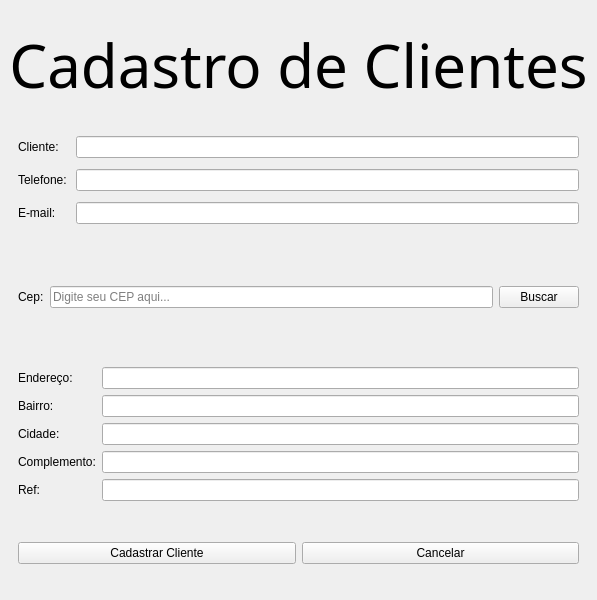
<?xml version="1.0" encoding="UTF-8"?>
<ui version="4.0">
 <class>MainWindow</class>
 <widget class="QMainWindow" name="MainWindow">
  <property name="geometry">
   <rect>
    <x>0</x>
    <y>0</y>
    <width>456</width>
    <height>600</height>
   </rect>
  </property>
  <property name="windowTitle">
   <string>CADASTRAR CLIENTES</string>
  </property>
  <property name="styleSheet">
   <string notr="true">QFrame {
	background-color: transparent;
	border: transparent;
}</string>
  </property>
  <widget class="QWidget" name="centralwidget">
   <layout class="QVBoxLayout" name="verticalLayout">
    <item>
     <widget class="QLabel" name="label">
      <property name="font">
       <font>
        <family>Monotype Corsiva</family>
        <pointsize>45</pointsize>
       </font>
      </property>
      <property name="text">
       <string>Cadastro de Clientes</string>
      </property>
      <property name="alignment">
       <set>Qt::AlignmentFlag::AlignCenter</set>
      </property>
     </widget>
    </item>
    <item>
     <widget class="QFrame" name="frame_2">
      <property name="palette">
       <palette>
        <active>
         <colorrole role="Button">
          <brush brushstyle="SolidPattern">
           <color alpha="0">
            <red>0</red>
            <green>0</green>
            <blue>0</blue>
           </color>
          </brush>
         </colorrole>
         <colorrole role="Midlight">
          <brush brushstyle="SolidPattern">
           <color alpha="255">
            <red>255</red>
            <green>255</green>
            <blue>255</blue>
           </color>
          </brush>
         </colorrole>
         <colorrole role="Base">
          <brush brushstyle="SolidPattern">
           <color alpha="0">
            <red>0</red>
            <green>0</green>
            <blue>0</blue>
           </color>
          </brush>
         </colorrole>
         <colorrole role="Window">
          <brush brushstyle="SolidPattern">
           <color alpha="0">
            <red>0</red>
            <green>0</green>
            <blue>0</blue>
           </color>
          </brush>
         </colorrole>
        </active>
        <inactive>
         <colorrole role="Button">
          <brush brushstyle="SolidPattern">
           <color alpha="0">
            <red>0</red>
            <green>0</green>
            <blue>0</blue>
           </color>
          </brush>
         </colorrole>
         <colorrole role="Base">
          <brush brushstyle="SolidPattern">
           <color alpha="0">
            <red>0</red>
            <green>0</green>
            <blue>0</blue>
           </color>
          </brush>
         </colorrole>
         <colorrole role="Window">
          <brush brushstyle="SolidPattern">
           <color alpha="0">
            <red>0</red>
            <green>0</green>
            <blue>0</blue>
           </color>
          </brush>
         </colorrole>
        </inactive>
        <disabled>
         <colorrole role="Button">
          <brush brushstyle="SolidPattern">
           <color alpha="0">
            <red>0</red>
            <green>0</green>
            <blue>0</blue>
           </color>
          </brush>
         </colorrole>
         <colorrole role="Base">
          <brush brushstyle="SolidPattern">
           <color alpha="0">
            <red>0</red>
            <green>0</green>
            <blue>0</blue>
           </color>
          </brush>
         </colorrole>
         <colorrole role="Window">
          <brush brushstyle="SolidPattern">
           <color alpha="0">
            <red>0</red>
            <green>0</green>
            <blue>0</blue>
           </color>
          </brush>
         </colorrole>
        </disabled>
       </palette>
      </property>
      <property name="styleSheet">
       <string notr="true"/>
      </property>
      <property name="frameShape">
       <enum>QFrame::Shape::StyledPanel</enum>
      </property>
      <property name="frameShadow">
       <enum>QFrame::Shadow::Raised</enum>
      </property>
      <layout class="QGridLayout" name="gridLayout_2">
       <property name="leftMargin">
        <number>9</number>
       </property>
       <property name="topMargin">
        <number>9</number>
       </property>
       <property name="rightMargin">
        <number>9</number>
       </property>
       <property name="bottomMargin">
        <number>9</number>
       </property>
       <property name="spacing">
        <number>9</number>
       </property>
       <item row="0" column="0">
        <widget class="QLabel" name="label_nome">
         <property name="text">
          <string>Cliente:</string>
         </property>
        </widget>
       </item>
       <item row="1" column="0">
        <widget class="QLabel" name="label_telefone">
         <property name="text">
          <string>Telefone:</string>
         </property>
        </widget>
       </item>
       <item row="3" column="1">
        <widget class="QLineEdit" name="email_input">
         <property name="styleSheet">
          <string notr="true"/>
         </property>
        </widget>
       </item>
       <item row="3" column="0">
        <widget class="QLabel" name="label_email">
         <property name="text">
          <string>E-mail:</string>
         </property>
        </widget>
       </item>
       <item row="0" column="1">
        <widget class="QLineEdit" name="nome_input">
         <property name="styleSheet">
          <string notr="true"/>
         </property>
         <property name="cursorPosition">
          <number>0</number>
         </property>
        </widget>
       </item>
       <item row="1" column="1">
        <widget class="QLineEdit" name="telefone_input">
         <property name="styleSheet">
          <string notr="true"/>
         </property>
        </widget>
       </item>
      </layout>
     </widget>
    </item>
    <item>
     <widget class="QFrame" name="frame_3">
      <property name="sizePolicy">
       <sizepolicy hsizetype="Expanding" vsizetype="Preferred">
        <horstretch>0</horstretch>
        <verstretch>0</verstretch>
       </sizepolicy>
      </property>
      <property name="frameShape">
       <enum>QFrame::Shape::StyledPanel</enum>
      </property>
      <property name="frameShadow">
       <enum>QFrame::Shadow::Raised</enum>
      </property>
      <layout class="QHBoxLayout" name="horizontalLayout">
       <item>
        <widget class="QLabel" name="label_25">
         <property name="text">
          <string>Cep:</string>
         </property>
        </widget>
       </item>
       <item>
        <widget class="QLineEdit" name="cepinput">
         <property name="styleSheet">
          <string notr="true"/>
         </property>
         <property name="text">
          <string/>
         </property>
         <property name="placeholderText">
          <string>Digite seu CEP aqui...</string>
         </property>
        </widget>
       </item>
       <item>
        <widget class="QPushButton" name="btn_viacep">
         <property name="enabled">
          <bool>true</bool>
         </property>
         <property name="styleSheet">
          <string notr="true"/>
         </property>
         <property name="text">
          <string>Buscar</string>
         </property>
        </widget>
       </item>
      </layout>
     </widget>
    </item>
    <item>
     <widget class="QFrame" name="frame">
      <property name="styleSheet">
       <string notr="true"/>
      </property>
      <property name="frameShape">
       <enum>QFrame::Shape::StyledPanel</enum>
      </property>
      <property name="frameShadow">
       <enum>QFrame::Shadow::Raised</enum>
      </property>
      <layout class="QGridLayout" name="gridLayout_3">
       <property name="leftMargin">
        <number>9</number>
       </property>
       <item row="10" column="1">
        <widget class="QLineEdit" name="referencia_input"/>
       </item>
       <item row="9" column="1">
        <widget class="QLineEdit" name="complemento_input">
         <property name="styleSheet">
          <string notr="true"/>
         </property>
        </widget>
       </item>
       <item row="2" column="0">
        <widget class="QLabel" name="label_22">
         <property name="text">
          <string>Endereço:</string>
         </property>
        </widget>
       </item>
       <item row="7" column="0">
        <widget class="QLabel" name="label_30">
         <property name="text">
          <string>Cidade:</string>
         </property>
        </widget>
       </item>
       <item row="7" column="1">
        <widget class="QLineEdit" name="cidade_input">
         <property name="styleSheet">
          <string notr="true"/>
         </property>
        </widget>
       </item>
       <item row="6" column="0">
        <widget class="QLabel" name="label_27">
         <property name="text">
          <string>Bairro:</string>
         </property>
        </widget>
       </item>
       <item row="9" column="0">
        <widget class="QLabel" name="label_28">
         <property name="text">
          <string>Complemento:</string>
         </property>
        </widget>
       </item>
       <item row="6" column="1">
        <widget class="QLineEdit" name="bairro_input">
         <property name="styleSheet">
          <string notr="true"/>
         </property>
        </widget>
       </item>
       <item row="2" column="1">
        <widget class="QLineEdit" name="endereco_input">
         <property name="styleSheet">
          <string notr="true"/>
         </property>
        </widget>
       </item>
       <item row="10" column="0">
        <widget class="QLabel" name="label_29">
         <property name="text">
          <string>Ref:</string>
         </property>
        </widget>
       </item>
      </layout>
     </widget>
    </item>
    <item>
     <widget class="QWidget" name="widget_3" native="true">
      <property name="maximumSize">
       <size>
        <width>16777215</width>
        <height>75</height>
       </size>
      </property>
      <property name="styleSheet">
       <string notr="true"/>
      </property>
      <layout class="QHBoxLayout" name="horizontalLayout_2">
       <item>
        <widget class="QPushButton" name="cad_clientes">
         <property name="styleSheet">
          <string notr="true"/>
         </property>
         <property name="text">
          <string>Cadastrar Cliente</string>
         </property>
         <property name="icon">
          <iconset theme="QIcon::ThemeIcon::ContactNew"/>
         </property>
        </widget>
       </item>
       <item>
        <widget class="QPushButton" name="cancelar">
         <property name="styleSheet">
          <string notr="true"/>
         </property>
         <property name="text">
          <string>Cancelar</string>
         </property>
         <property name="icon">
          <iconset theme="QIcon::ThemeIcon::ApplicationExit"/>
         </property>
        </widget>
       </item>
      </layout>
     </widget>
    </item>
   </layout>
   <zorder>frame_3</zorder>
   <zorder>label</zorder>
   <zorder>frame_2</zorder>
   <zorder>frame</zorder>
   <zorder>widget_3</zorder>
  </widget>
 </widget>
 <resources/>
 <connections/>
</ui>
